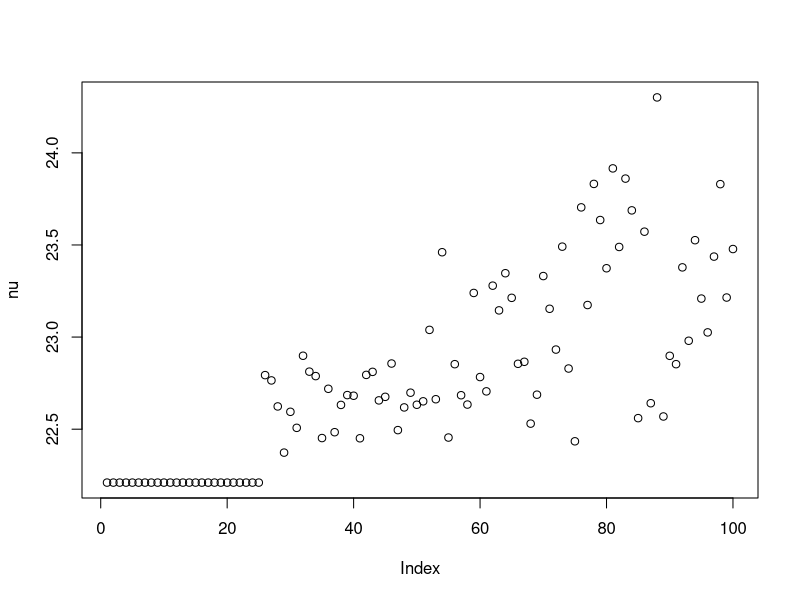

Here is the R script that generated this plot:
library(mvtnorm)
nc <- 4 #number of chemicals observed 
ni <- 100 #number of experiments
proc_sig2_c <- 0.5 #variability in the samples
multi_logit <- function(coef){
  #coef: list of multinomial coefficients
  #predictor variables
  ml_i <- c(0,coef)
  z <- exp(ml_i)/(1+sum(exp(ml_i[2:length(ml_i)])))
  return(z)
}

beta_c <- c(-0.5,1,1.5)
Sigma <- matrix(0,nc-1,nc-1)
diag(Sigma) <- proc_sig2_c
c_i <- rmvnorm(ni,beta_c,Sigma)

p_c <- matrix(NA,ni,nc) 
for(i in 1:ni){
  p_c[i,] <- multi_logit(c_i[i,])
}


#Estimate the bacteria mixture from chemical mixture
nb <- 5 #number of bacteria
b_c <- rbind(c(0.25,0.5,1.,1.5)*.01, #mean bacteria effects
             matrix(runif((nb-1)*nc),nb-1,nc)) #chemical interaction effects)

p_b <- matrix(NA,ni,nb) #matrix of bacteria ratios

multi_logit2 <- function(coef,x){
  #coef: list of multinomial coefficients
  #predictor variables
  z_tmp <- c(1,rep(0,ncol(coef)))
  for(ii in 1:ncol(coef)){ #move across bacteria
    z_tmp[ii+1] <- exp(sum(coef[,ii]*x))
  }
  z <- z_tmp/sum(z_tmp)
  return(z)
}

p_x <- cbind(rep(1,ni),p_c) #get the chemical concentrations
#Use the multinomial to take the chemical concentrations and predict biological concentrations
for(i in 1:ni){
  p_b[i,] <- multi_logit2(b_c,p_x[i,])
}

#Now estimate carbon flux from bacteria mixture as a function of temperature
b_int <- runif(nb,min=1,max=10)
b_slope <- runif(nb,min=-1,max=1)
temps <- c(0,5,10,15)
t <- rep(temps,each=ni/length(temps))
nu <- rep(0,ni)
for(i in 1:ni){
  nu[i] <- sum(b_int + (b_slope * t[i])*p_b[i,])
}
plot(nu)
